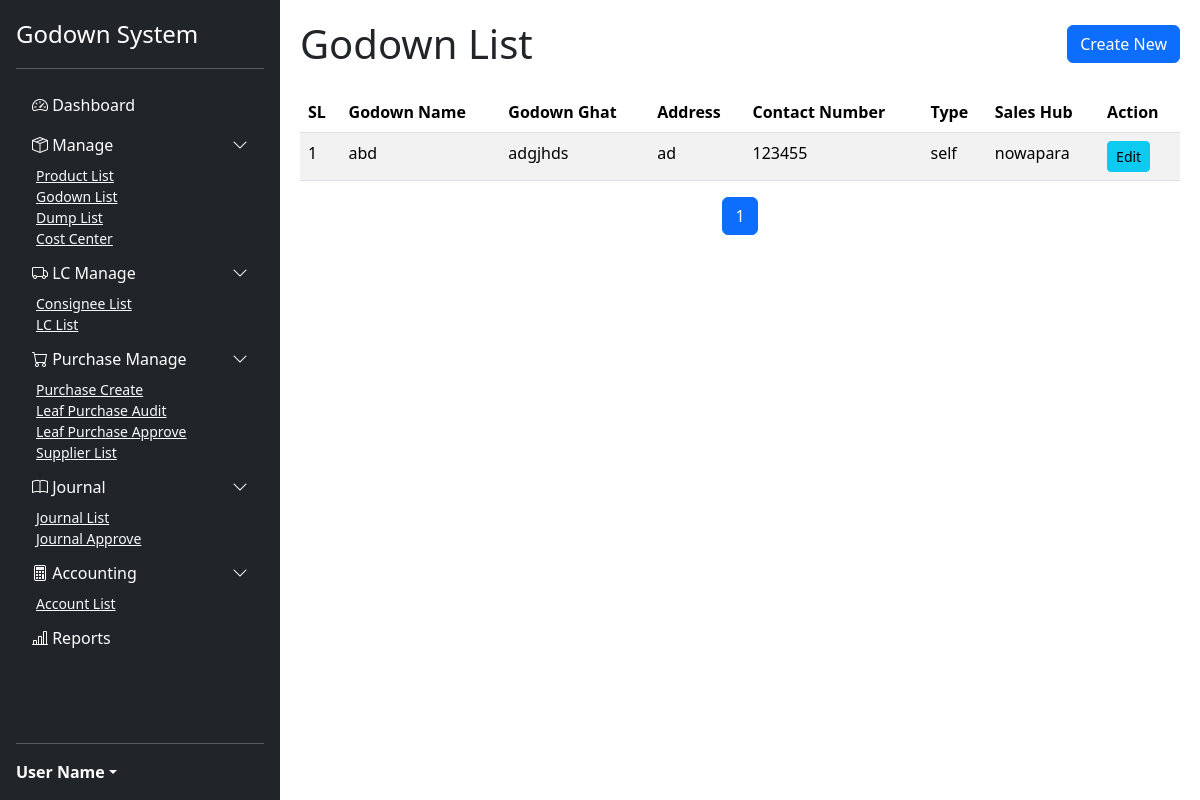
Page /godowns/ on the committed database.
### manages/models.py (models this page shows, shortened)
class Godown(models.Model):
    godown_name = models.CharField(max_length=255)
    godown_ghat = models.CharField(max_length=255)
    address = models.TextField()
    contact_number = models.CharField(max_length=15)
    TYPE_CHOICES = [
        ('self', 'Self'),
        ('medium', 'Medium'),
    ]
    type = models.CharField(max_length=20, choices=TYPE_CHOICES)
    sales_hub = models.CharField(max_length=255)

### manages/views.py (the view)
# urls.py: path('godowns/', views.godown_list, name='godown_list'),
def godown_list(request):
    godowns = Godown.objects.all().order_by('id')
    paginator = Paginator(godowns, 30)
    page_number = request.GET.get('page')
    page_obj = paginator.get_page(page_number)
    return render(request, 'godown/godown_list.html', {'page_obj': page_obj})

### manages/templates/godown/godown_list.html (shortened to what this page needs)
{% extends 'godown/base.html' %}
{% block content %}
<div class="d-flex justify-content-between align-items-center mb-4">
    <h1 class="mb-0">Godown List</h1>
    <a href="{% url 'godown_create' %}" class="btn btn-primary">Create New</a>
</div>
<div class="table-responsive">
    <table class="table table-striped table-hover">
        <thead>
            <tr>
                <th>SL</th>
                <th>Godown Name</th>
                <th>Godown Ghat</th>
                <th>Address</th>
                <th>Contact Number</th>
                <th>Type</th>
                <th>Sales Hub</th>
                <th>Action</th>
            </tr>
        </thead>
        <tbody>
            {% for godown in page_obj %}
            <tr>
                <td>{{ page_obj.start_index|add:forloop.counter0 }}</td>
                <td>{{ godown.godown_name }}</td>
                <td>{{ godown.godown_ghat }}</td>
                <td>{{ godown.address }}</td>
                <td>{{ godown.contact_number }}</td>
                <td>{{ godown.type }}</td>
                <td>{{ godown.sales_hub }}</td>
                <td>
                    <a href="{% url 'godown_edit' godown.pk %}" class="btn btn-sm btn-info">Edit</a>
                </td>
            </tr>
            {% empty %}
            <tr>
                <td colspan="8" class="text-center">No godowns found.</td>
            </tr>
            {% endfor %}
        </tbody>
    </table>
</div>
{% include 'godown/pagination.html' %}
{% endblock %}

### manages/templates/godown/base.html (style rules this page uses)
body { display: flex; }

### rows in the picture
Godown: start_index|add "1", godown_name "abd", godown_ghat "adgjhds", address "ad", contact_number "123455", type "self", sales_hub "nowapara"

### other values in the picture
{{ i }} "1"
